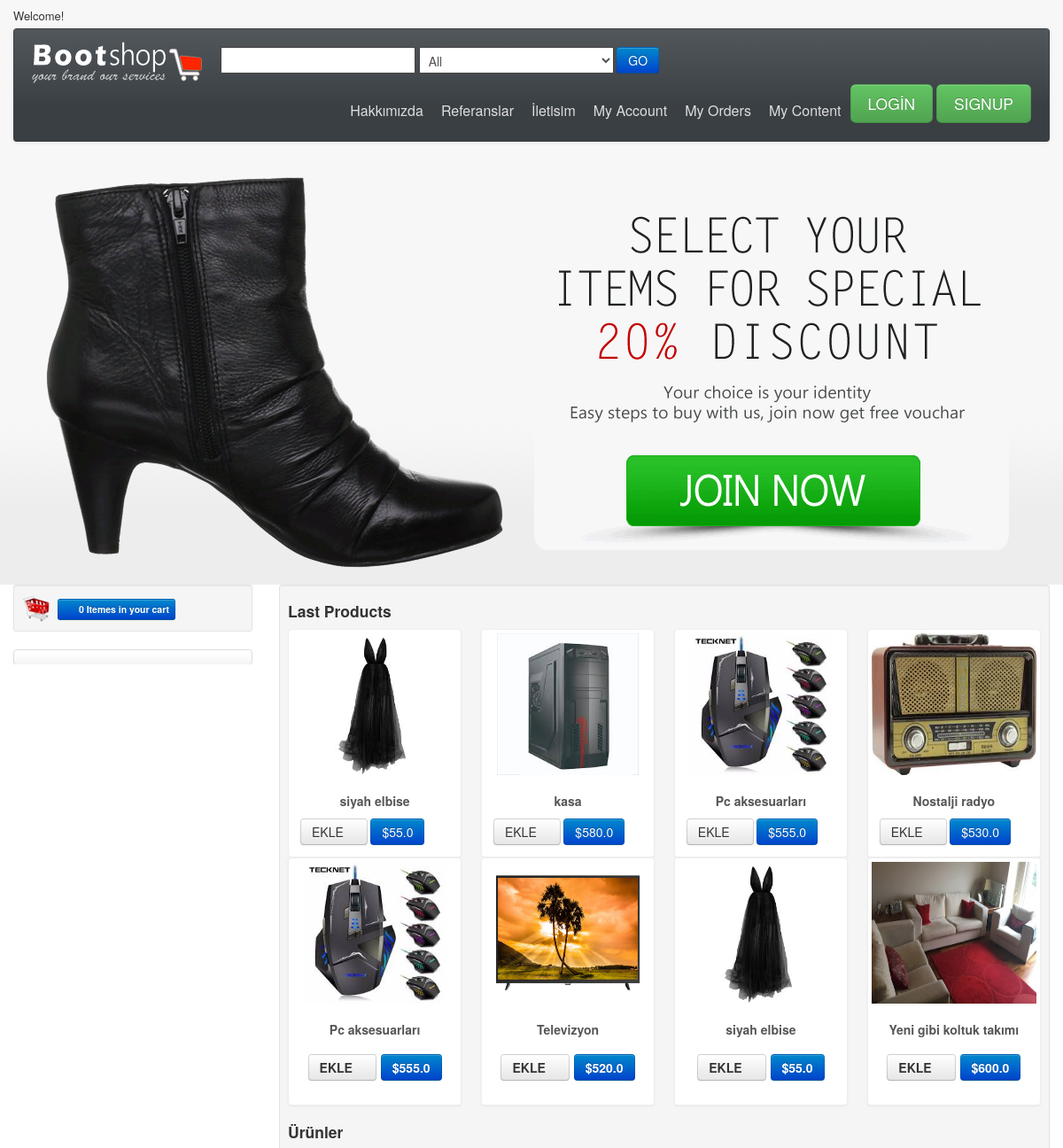
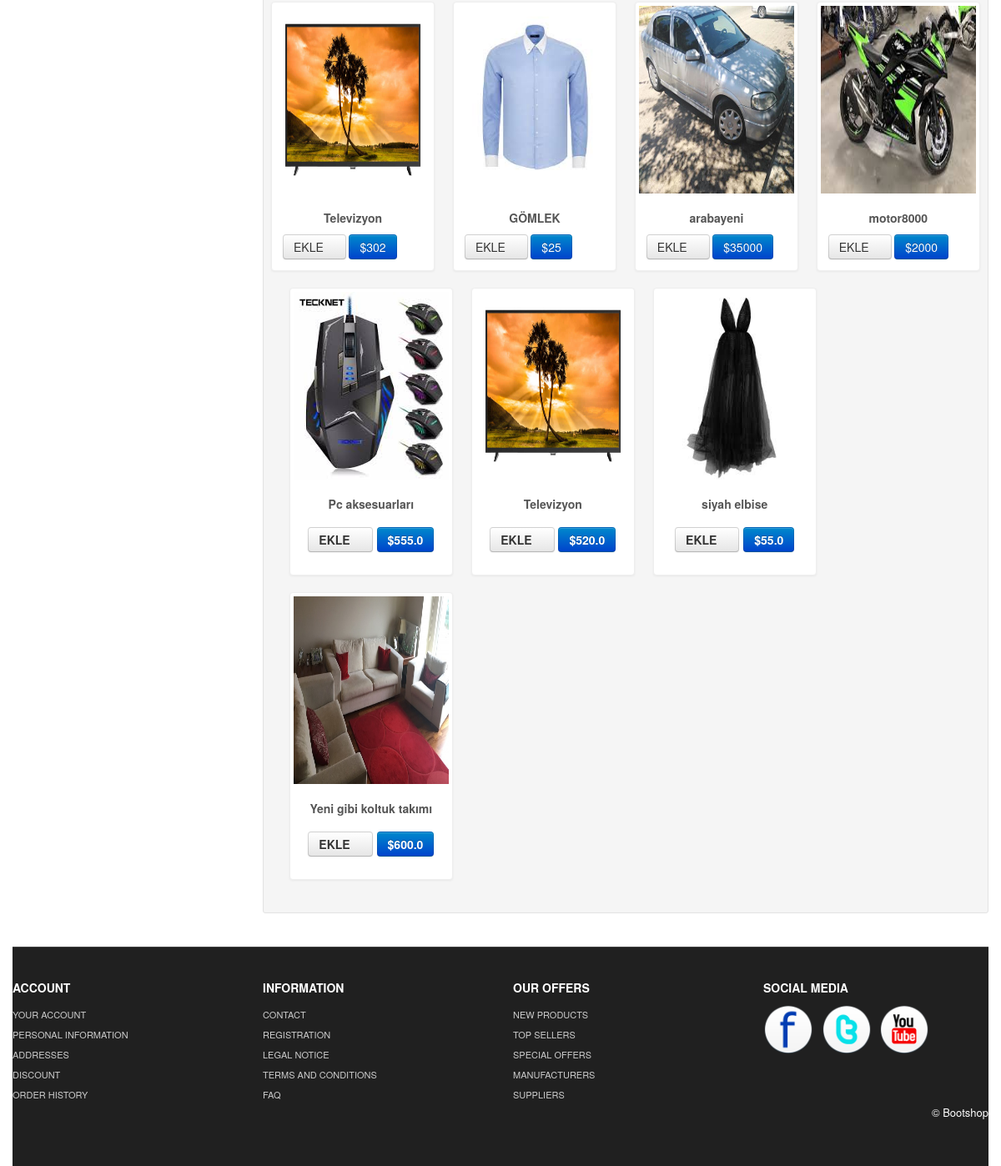
The page / on the database its author committed (2 pictures, top to bottom).
### product/models.py (models this page shows, shortened)
class Produce(models.Model):
        STATUS = (
            ('True', 'Evet'),
            ('False', 'Hayır'),
        )
        category = models.ForeignKey('Category', on_delete=models.CASCADE)
        title = models.CharField(blank=True,max_length=200)
        keywords = models.CharField(blank=True,max_length=200)
        description = models.CharField(blank=True,max_length=200)
        image = models.ImageField(blank=True, upload_to='images/')
        price =models.FloatField()
        amount =models.IntegerField()
        detail=RichTextUploadingField()
        slug = models.SlugField(null=False,unique=True)
        status = models.CharField(max_length=10, choices=STATUS)
        create_at = models.DateTimeField(auto_now_add=True)
        update_at = models.DateTimeField(auto_now=True)
        def image_tag(self):
            return mark_safe('<img src="{}" height="50"/>'.format(self.image.url))
        image_tag.short_description = 'Image'

### content/models.py (models this page shows, shortened)
class Content(models.Model):
    TYPE = (
        ('menu','menu'),
        ('haber','haber'),
        ('duyuru','duyuru'),
        ('etkinlik','etkinlik'),
    )
    STATUS=(
        ('True', 'Evet'),
        ('False', 'Hayır'),
    )
    user = models.ForeignKey(User, on_delete=models.SET_NULL,null=True)
    menu = models.OneToOneField(Menu,null=True,blank=True,on_delete=models.CASCADE)
    type = models.CharField(max_length=10,choices=TYPE)
    title = models.CharField(max_length=158)
    price = models.CharField(max_length=15)
    keywords = models.CharField(blank=True,max_length=255)
    description = models.CharField(blank=True, max_length=255)
    image = models.ImageField(blank=True,upload_to='images/')
    detail = RichTextUploadingField()
    slug = models.SlugField(null=False,unique=True)
    status = models.CharField(max_length=18,choices=STATUS)
    create_at = models.DateTimeField(auto_now_add=True)
    update_at=models.DateTimeField(auto_now=True)
    def image_tag(self):
        return mark_safe('<img src="{}" height ="50"/>'.format(self.image.url))
    image_tag.short_description = 'Image'

### home/views.py (the view)
# urls.py: path('', views.index, name="index"),
def index(request):
    current_user = request.user
    setting = Setting.objects.get(pk=1)
    siliderdata= Produce.objects.all()[:1]
    category = Category.objects.all()
    menu = Menu.objects.all()
    dayproduces=Produce.objects.all()[:4]
    lastproduces=Produce.objects.all().order_by('-id')[:4]
    randomproduces = Produce.objects.all().order_by('?')[:4]
    request.session['cart_items'] = ShopCart.objects.filter(user_id=current_user.id).count()
    announcements = Content.objects.filter(type='duyuru',status='True').order_by('-id')[:4]
    context = {'setting': setting,'category':category,'page':'home',
               'siliderdata': siliderdata,
               'menu': menu,
               'announcements':announcements,
               'dayproduces': dayproduces,
               'lastproduces': lastproduces,
               'randomproduces':randomproduces}
    return render(request, 'index.html', context)

### home/templates/index.html (shortened to what this page needs)
{% extends "homebase.html"%}
{%block slider %}
    {%include "slider.html" %}
{% endblock %}
{%block sidebar %}
    {%include "sidebar.html" %}
{% endblock %}
{%block content %}
    {%include "content.html" %}
{% endblock %}

### home/templates/content.html (shortened to what this page needs)
	{%load static%}
		<div class="span9">
			<div class="well well-small">
					<h4>Last Products <small class="pull-right"></small></h4>
					<div class="row-fluid">
					<div id="featured" class="carousel slide">
					<div class="carousel-inner">
						{%for rs in lastproduces%}
						<li class="span3">
				  <div class="thumbnail">
					<a  href="/produce/{{rs.id}}/{{rs.slug}}"><img src="{{rs.image.url}}" alt="" style="height:225px "/></a>
					<div class="caption">
					  <h5>{{rs.title}}</h5>
						  <a class="btn" href="/order/addtocart/{{rs.id}}">EKLE<i class="icon-shopping-cart"></i></a>
						<a class="btn btn-primary" href="#">${{rs.price}}</a></h4>
					</div>
				  </div>
				</li>
					{%endfor%}
					  </div>
						<div class="row-fluid">
								<ul class="thumbnails">
										  {%for rs in randomproduces%}
										<li class="span3">
										  <div class="thumbnail">
											<a  href="/produce/{{rs.id}}/{{rs.slug}}"><img src="{{rs.image.url}}" alt="" style="height:225px"/></a>
											<div class="caption">
											  <h5>{{rs.title}}</h5>
											  <h4 style="text-align:center">
												  <a class="btn" href="/order/addtocart/{{rs.id}}">EKLE<i class="icon-shopping-cart"></i></a> <a class="btn btn-primary" href="#">${{rs.price}}</a></h4>
											</div>
										  </div>
										</li>
										  {%endfor%}
							  </ul>
						</div>
				</div>
				<div class="row-fluid">
				<h4>Ürünler</h4>
				<ul class="thumbnails">
					{%for rs in announcements%}
						<li class="span3">
						  <div class="thumbnail">
							<a href="/content/{{rs.id}}/{{rs.slug}}"><img src="{{rs.image.url}}" alt="" style="height:225px;"></a>
							<div class="caption">
							  <h5>{{rs.title}}</h5>
								  <a class="btn" href="/order/addtocart/{{rs.id}}">EKLE<i class="icon-shopping-cart"></i></a>
								<a class="btn btn-primary" href="#">${{rs.price}}</a></h4>
							</div>
						  </div>
						</li>
					{%endfor%}
				  {%for rs in randomproduces%}
				<li class="span3">
				  <div class="thumbnail">
					<a  href="/produce/{{rs.id}}/{{rs.slug}}"><img src="{{rs.image.url}}" alt="" style="height:225px"/></a>
					<div class="caption">
					  <h5>{{rs.title}}</h5>
					  <h4 style="text-align:center">
						  <a class="btn" href="/order/addtocart/{{rs.id}}">EKLE<i class="icon-shopping-cart"></i></a> <a class="btn btn-primary" href="#">${{rs.price}}</a></h4>
					</div>
				  </div>
				</li>
				  {%endfor%}
			  </ul>
		</div>
		</div>
		</div>
	</div>
</div>

### home/static/themes/css/base.css (style rules this page uses)
.thumbnail>a { display:block; text-align:center }
.thumbnail h5,.thumbnail p { text-align:center }
[class^="icon-"], [class*=" icon-"] { background-image: none; }

### rows shown on the page
Produce: image (picture), title "siyah elbise", price "55.0"
Produce: image (picture), title "kasa", price "580.0"
Produce: image (picture), title "Pc aksesuarları", price "555.0"
Produce: image (picture), title "Nostalji radyo", price "530.0"
Produce: image (picture), title "Televizyon", price "520.0"
Produce: image (picture), title "Yeni gibi koltuk takımı", price "600.0"
Content: image (picture), title "Televizyon", price "302"
Content: image (picture), title "GÖMLEK", price "25"
Content: image (picture), title "arabayeni", price "35000"
Content: image (picture), title "motor8000", price "2000"

### other values the page prints
{{ request.session.cart_items }} "0"
